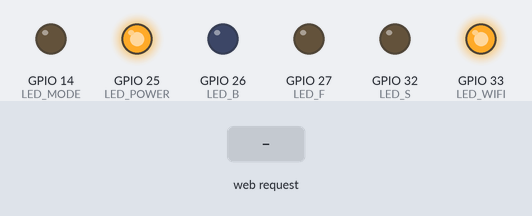
Recording of a sketch running on a simulated ESP32. Shown: output pins drawn as LEDs (lit = HIGH). Inputs (shaded band) come from the test bench. WiFi joins after 1.5 s; servers stay silent unless stated; what the sketch prints to the serial monitor is not drawn.

Above: at 2.7 s.
2.8 s: HTTP request GET /F received
At 3.4 s:
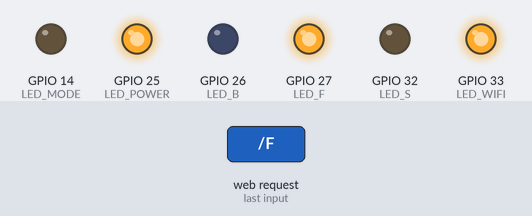
4.3 s: HTTP request GET /B received
At 4.7 s:
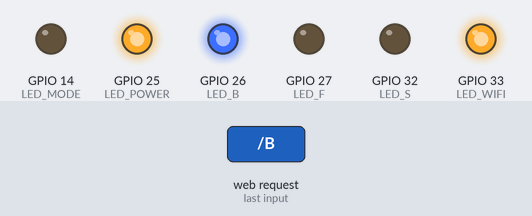
5.8 s: HTTP request GET /S received
At 6.9 s:
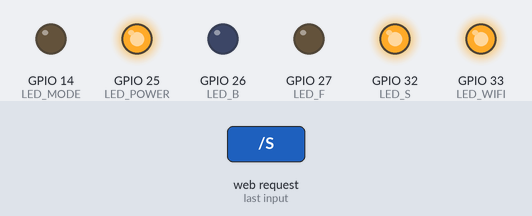
7.3 s: HTTP request GET /M received
At 8.1 s:
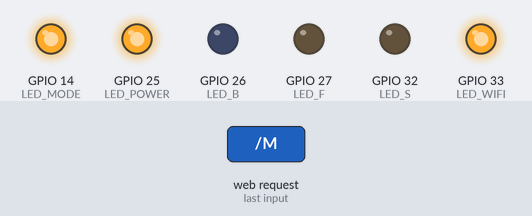
8.8 s: HTTP request GET /STOP received
At 9.2 s:
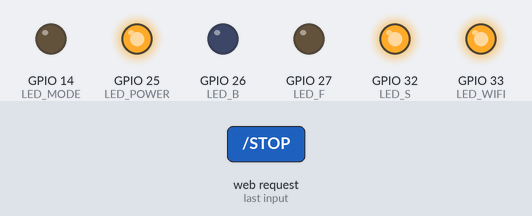
Timing chart, 0 to 11.3 s (numbered marks = the images above; inputs shaded):
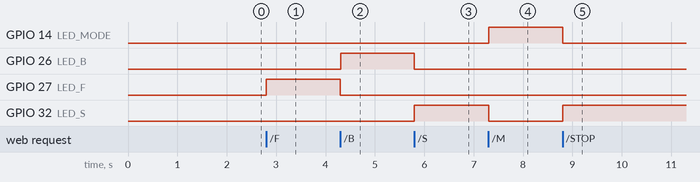

Measured:
- after the input at 2.8 s, GPIO 27 (LED_F): LOW → HIGH at once
- after the input at 4.3 s, GPIO 26 (LED_B): LOW → HIGH at once; GPIO 27 (LED_F): HIGH → LOW at once
- after the input at 5.8 s, GPIO 26 (LED_B): HIGH → LOW at once; GPIO 32 (LED_S): LOW → HIGH at once
- after the input at 7.3 s, GPIO 14 (LED_MODE): LOW → HIGH at once; GPIO 32 (LED_S): HIGH → LOW at once
- after the input at 8.8 s, GPIO 14 (LED_MODE): HIGH → LOW at once; GPIO 32 (LED_S): LOW → HIGH at once

The sketch:

ESP32-CODE.ino
```cpp
#include <WiFi.h>

// Wi-Fi credentials
const char* ssid = "E********";
const char* password = "a********";

// Web server
WiFiServer server(80);

// Serial pins to Nano
#define RXD2 16
#define TXD2 17

// LEDs
#define LED_F 27   // Forward
#define LED_B 26   // Backward
#define LED_S 32   // Stop
#define LED_MODE 14 // Manual/Auto
#define LED_WIFI 33
#define LED_POWER 25

// Forward movement variables
bool forwardActive = false;
unsigned long forwardStartTime = 0;
const unsigned long forwardDuration = 10000; // 10 seconds max

void setup() {
  Serial.begin(115200);
  Serial2.begin(9600, SERIAL_8N1, RXD2, TXD2);

  // Initialize LEDs
  pinMode(LED_F, OUTPUT);
  pinMode(LED_B, OUTPUT);
  pinMode(LED_S, OUTPUT);
  pinMode(LED_MODE, OUTPUT);
  pinMode(LED_WIFI, OUTPUT);
  pinMode(LED_POWER, OUTPUT);

  // Power LED ON
  digitalWrite(LED_POWER, HIGH);

  // Connect Wi-Fi
  WiFi.begin(ssid, password);
  Serial.print("Connecting to Wi-Fi");
  while (WiFi.status() != WL_CONNECTED) {
    delay(500);
    Serial.print(".");
  }
  Serial.println("\nWi-Fi connected");
  digitalWrite(LED_WIFI, HIGH);

  server.begin();
}

void loop() {
  WiFiClient client = server.available();


  if (client) {
    String request = "";
    while (client.connected()) {
      if (client.available()) {
        char c = client.read();
        request += c;

        if (c == '\n') {
          // Turn off movement LEDs before updating
          digitalWrite(LED_F, LOW);
          digitalWrite(LED_B, LOW);
          digitalWrite(LED_S, LOW);
          digitalWrite(LED_MODE, LOW);


          if (request.indexOf("GET /F") >= 0) {
            Serial.println("Forward button pressed");
            forwardActive = true;
            forwardStartTime = millis();
            digitalWrite(LED_F, HIGH);
          }
          else if (request.indexOf("GET /B") >= 0) {
            Serial.println("Backward");
            Serial2.println("B");
            digitalWrite(LED_B, HIGH);
            forwardActive = false;
          }
          else if (request.indexOf("GET /S") >= 0) {
            Serial.println("Stop");
            Serial2.println("S");
            digitalWrite(LED_S, HIGH);
            forwardActive = false;
          }
          else if (request.indexOf("GET /M") >= 0) {
            Serial.println("Manual");
            Serial2.println("M");
            digitalWrite(LED_MODE, HIGH);
          }
          else if (request.indexOf("GET /A") >= 0) {
            Serial.println("Automatic");
            Serial2.println("A");
            digitalWrite(LED_MODE, HIGH);
          }


          client.println("HTTP/1.1 200 OK");
          client.println("Content-type:text/html");
          client.println("Connection: close");
          client.println();
          client.println("Command received");
          break;
        }
      }
    }
    delay(1);
    client.stop();
  }


  if (forwardActive) {
    // Send forward command to Nano
    Serial2.println("F");

    // Check if Nano sent STOP due to sensors
    if (Serial2.available()) {
      String sensorMsg = Serial2.readString();
      sensorMsg.trim();
      if (sensorMsg == "STOP") {
        Serial.println("Obstacle detected! Stopping early.");
        forwardActive = false;
        digitalWrite(LED_F, LOW);
        Serial2.println("S");
      }
    }

    // Stop if max duration exceeded
    if (millis() - forwardStartTime >= forwardDuration) {
      Serial.println("Max forward duration reached");
      forwardActive = false;
      digitalWrite(LED_F, LOW);
      Serial2.println("S");
    }
  }
}
```
